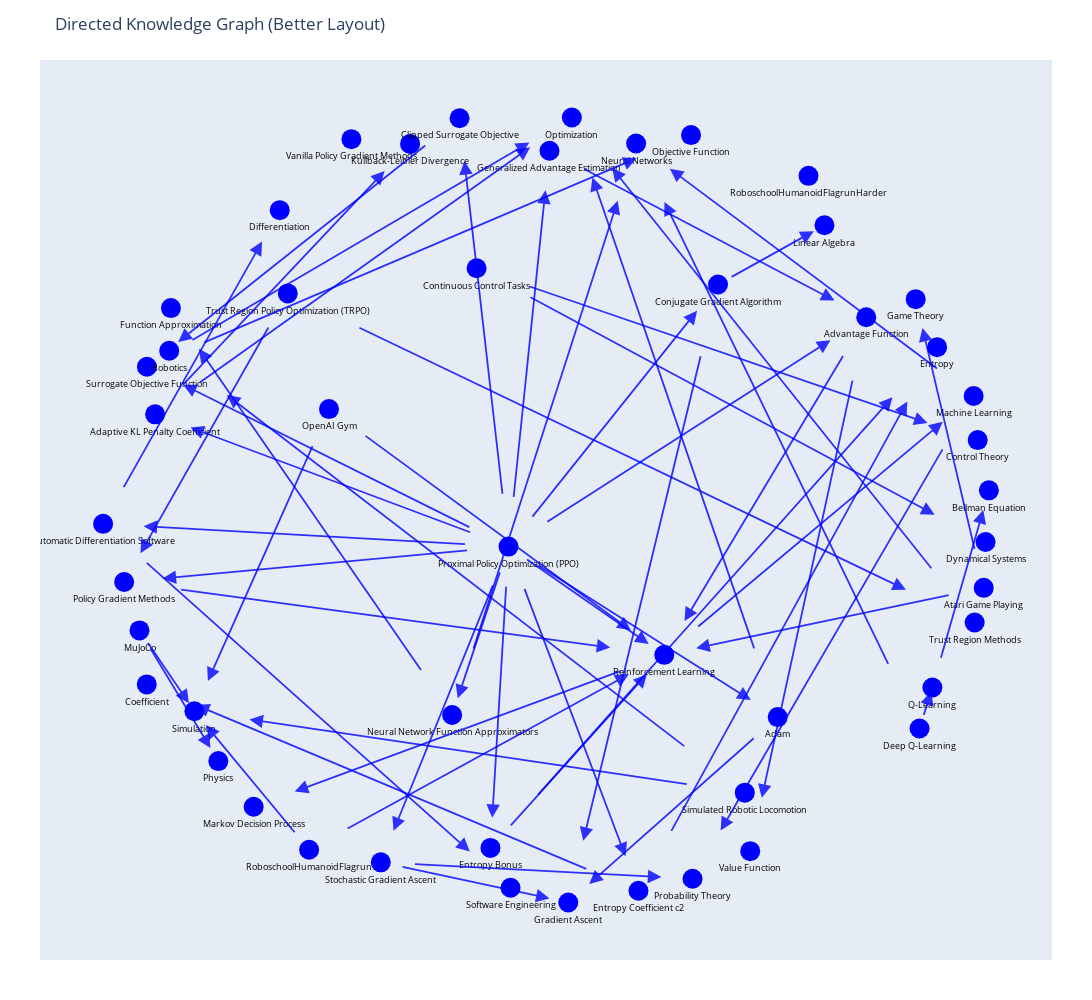

Source (notebook cell):
### Code cell
import json

raw_response = response.choices[0].message.content.strip()

# Find the first `{` and the last `}` to extract the valid JSON block
start = raw_response.find('{')
end = raw_response.rfind('}') + 1  # Include the closing }

# Slice and parse
json_text = raw_response[start:end]

try:
    parsed = json.loads(json_text)
    filtered_relations = set(tuple(doublet) for doublet in parsed["filtered_relations"])
    print("✅ Parsed successfully.")
except json.JSONDecodeError as e:
    print("❌ JSON parsing failed:", e)
    print("Extracted JSON:\n", repr(json_text))

graph.relations = list(filtered_relations)
fig = create_directed_graph_from_graph_object(graph)
fig.show()

### Figure 1 — Plotly figure (JSON) as saved in the notebook; plotly's stock layout.template omitted (floating-point values rounded to 4 significant figures)
{"data": [{"hoverinfo": "text", "marker": {"color": "blue", "size": 20}, "mode": "markers+text", "showlegend": false, "text": ["Bellman Equation", "Objective Function", "Entropy", "Surrogate Objective Function", "Advantage Function", "Robotics", "Atari Game Playing", "Control Theory", "Proximal Policy Optimization (PPO)", "Policy Gradient Methods", "OpenAI Gym", "Linear Algebra", "Adaptive KL Penalty Coefficient", "Trust Region Policy Optimization (TRPO)", "Simulated Robotic Locomotion", "Simulation", "Trust Region Methods", "Coefficient", "Vanilla Policy Gradient Methods", "Q-Learning", "RoboschoolHumanoidFlagrunHarder", "Physics", "Machine Learning", "Neural Network Function Approximators", "Adam", "Stochastic Gradient Ascent", "Probability Theory", "Optimization", "Conjugate Gradient Algorithm", "Function Approximation", "Continuous Control Tasks", "Automatic Differentiation Software", "Dynamical Systems", "Software Engineering", "Reinforcement Learning", "Gradient Ascent", "Deep Q-Learning", "Neural Networks", "Value Function", "Markov Decision Process", "Entropy Coefficient c2", "Kullback-Leibler Divergence", "Clipped Surrogate Objective", "Entropy Bonus", "MuJoCo", "RoboschoolHumanoidFlagrun", "Generalized Advantage Estimation", "Differentiation", "Game Theory"], "textfont": {"color": "black", "size": 9}, "textposition": "bottom center", "type": "scatter", "x": [9.634, 3.031, 8.486, -9.029, 6.915, -8.534, 9.519, 9.385, -1.014, -9.533, -4.993, 5.989, -8.847, -5.907, 4.223, -7.976, 9.318, -9.032, -4.496, 8.382, 5.636, -7.446, 9.296, -2.264, 4.953, -3.845, 3.065, 0.39, 3.629, -8.497, -1.722, -10, 9.56, -0.9688, 2.439, 0.3108, 8.096, 1.814, 4.344, -6.663, 1.867, -3.196, -2.099, -1.414, -9.193, -5.433, -0.1057, -6.085, 8.011], "y": [0.3913, 9.106, 3.904, 3.423, 4.638, 3.816, -2.0, 1.624, -0.9877, -1.856, 2.384, 6.893, 2.257, 5.222, -7.023, -5.027, -2.851, -4.368, 9.006, -4.445, 8.107, -6.248, 2.707, -5.119, -5.169, -8.732, -9.135, 9.537, 5.442, 4.863, 5.839, -0.43, -0.875, -9.356, -3.643, -9.717, -5.449, 8.898, -8.459, -7.369, -9.428, 8.889, 9.52, -8.379, -3.044, -8.422, 8.721, 7.263, 5.082]}], "layout": {"annotations": [{"arrowcolor": "blue", "arrowhead": 2, "arrowsize": 1.5, "arrowwidth": 1.8, "ax": -8.087, "axref": "x", "ay": 4.035, "ayref": "y", "opacity": 0.8, "showarrow": true, "x": -0.5519, "xref": "x", "y": 8.926, "yref": "y"}, {"arrowcolor": "blue", "arrowhead": 2, "arrowsize": 1.5, "arrowwidth": 1.8, "ax": -7.823, "axref": "x", "ay": 3.991, "ayref": "y", "opacity": 0.8, "showarrow": true, "x": 1.825, "xref": "x", "y": 8.538, "yref": "y"}, {"arrowcolor": "blue", "arrowhead": 2, "arrowsize": 1.5, "arrowwidth": 1.8, "ax": 6.658, "axref": "x", "ay": 3.328, "ayref": "y", "opacity": 0.8, "showarrow": true, "x": 4.601, "xref": "x", "y": -7.149, "yref": "y"}, {"arrowcolor": "blue", "arrowhead": 2, "arrowsize": 1.5, "arrowwidth": 1.8, "ax": 6.468, "axref": "x", "ay": 3.81, "ayref": "y", "opacity": 0.8, "showarrow": true, "x": 2.886, "xref": "x", "y": -2.815, "yref": "y"}, {"arrowcolor": "blue", "arrowhead": 2, "arrowsize": 1.5, "arrowwidth": 1.8, "ax": 9.368, "axref": "x", "ay": -1.292, "ayref": "y", "opacity": 0.8, "showarrow": true, "x": 8.162, "xref": "x", "y": 4.374, "yref": "y"}, {"arrowcolor": "blue", "arrowhead": 2, "arrowsize": 1.5, "arrowwidth": 1.8, "ax": 8.811, "axref": "x", "ay": -2.164, "ayref": "y", "opacity": 0.8, "showarrow": true, "x": 3.147, "xref": "x", "y": -3.479, "yref": "y"}, {"arrowcolor": "blue", "arrowhead": 2, "arrowsize": 1.5, "arrowwidth": 1.8, "ax": -1.123, "axref": "x", "ay": 0.06307, "ayref": "y", "opacity": 0.8, "showarrow": true, "x": -1.991, "xref": "x", "y": 8.469, "yref": "y"}, {"arrowcolor": "blue", "arrowhead": 2, "arrowsize": 1.5, "arrowwidth": 1.8, "ax": -0.5497, "axref": "x", "ay": -0.3448, "ayref": "y", "opacity": 0.8, "showarrow": true, "x": 3.165, "xref": "x", "y": 4.799, "yref": "y"}, {"arrowcolor": "blue", "arrowhead": 2, "arrowsize": 1.5, "arrowwidth": 1.8, "ax": -1.866, "axref": "x", "ay": -1.075, "ayref": "y", "opacity": 0.8, "showarrow": true, "x": -8.681, "xref": "x", "y": -1.769, "yref": "y"}, {"arrowcolor": "blue", "arrowhead": 2, "arrowsize": 1.5, "arrowwidth": 1.8, "ax": -0.4174, "axref": "x", "ay": -1.406, "ayref": "y", "opacity": 0.8, "showarrow": true, "x": 4.356, "xref": "x", "y": -4.751, "yref": "y"}, {"arrowcolor": "blue", "arrowhead": 2, "arrowsize": 1.5, "arrowwidth": 1.8, "ax": -0.6688, "axref": "x", "ay": -1.253, "ayref": "y", "opacity": 0.8, "showarrow": true, "x": 2.093, "xref": "x", "y": -3.378, "yref": "y"}, {"arrowcolor": "blue", "arrowhead": 2, "arrowsize": 1.5, "arrowwidth": 1.8, "ax": -0.726, "axref": "x", "ay": -1.832, "ayref": "y", "opacity": 0.8, "showarrow": true, "x": 1.579, "xref": "x", "y": -8.584, "yref": "y"}, {"arrowcolor": "blue", "arrowhead": 2, "arrowsize": 1.5, "arrowwidth": 1.8, "ax": -1.913, "axref": "x", "ay": -0.9319, "ayref": "y", "opacity": 0.8, "showarrow": true, "x": -9.101, "xref": "x", "y": -0.4858, "yref": "y"}, {"arrowcolor": "blue", "arrowhead": 2, "arrowsize": 1.5, "arrowwidth": 1.8, "ax": -1.797, "axref": "x", "ay": -0.6633, "ayref": "y", "opacity": 0.8, "showarrow": true, "x": -8.064, "xref": "x", "y": 1.932, "yref": "y"}, {"arrowcolor": "blue", "arrowhead": 2, "arrowsize": 1.5, "arrowwidth": 1.8, "ax": -1.054, "axref": "x", "ay": -1.727, "ayref": "y", "opacity": 0.8, "showarrow": true, "x": -1.374, "xref": "x", "y": -7.64, "yref": "y"}, {"arrowcolor": "blue", "arrowhead": 2, "arrowsize": 1.5, "arrowwidth": 1.8, "ax": -0.2212, "axref": "x", "ay": -0.4251, "ayref": "y", "opacity": 0.8, "showarrow": true, "x": 6.122, "xref": "x", "y": 4.076, "yref": "y"}, {"arrowcolor": "blue", "arrowhead": 2, "arrowsize": 1.5, "arrowwidth": 1.8, "ax": -1.297, "axref": "x", "ay": -1.762, "ayref": "y", "opacity": 0.8, "showarrow": true, "x": -3.562, "xref": "x", "y": -7.958, "yref": "y"}, {"arrowcolor": "blue", "arrowhead": 2, "arrowsize": 1.5, "arrowwidth": 1.8, "ax": -1.139, "axref": "x", "ay": -1.401, "ayref": "y", "opacity": 0.8, "showarrow": true, "x": -2.139, "xref": "x", "y": -4.706, "yref": "y"}, {"arrowcolor": "blue", "arrowhead": 2, "arrowsize": 1.5, "arrowwidth": 1.8, "ax": -0.9233, "axref": "x", "ay": -0.01679, "ayref": "y", "opacity": 0.8, "showarrow": true, "x": -0.1966, "xref": "x", "y": 7.75, "yref": "y"}, {"arrowcolor": "blue", "arrowhead": 2, "arrowsize": 1.5, "arrowwidth": 1.8, "ax": -1.816, "axref": "x", "ay": -0.5466, "ayref": "y", "opacity": 0.8, "showarrow": true, "x": -8.227, "xref": "x", "y": 2.982, "yref": "y"}, {"arrowcolor": "blue", "arrowhead": 2, "arrowsize": 1.5, "arrowwidth": 1.8, "ax": -8.336, "axref": "x", "ay": -2.035, "ayref": "y", "opacity": 0.8, "showarrow": true, "x": 1.241, "xref": "x", "y": -3.464, "yref": "y"}, {"arrowcolor": "blue", "arrowhead": 2, "arrowsize": 1.5, "arrowwidth": 1.8, "ax": -4.25, "axref": "x", "ay": 1.781, "ayref": "y", "opacity": 0.8, "showarrow": true, "x": 1.695, "xref": "x", "y": -3.04, "yref": "y"}, {"arrowcolor": "blue", "arrowhead": 2, "arrowsize": 1.5, "arrowwidth": 1.8, "ax": -5.291, "axref": "x", "ay": 1.643, "ayref": "y", "opacity": 0.8, "showarrow": true, "x": -7.678, "xref": "x", "y": -4.286, "yref": "y"}, {"arrowcolor": "blue", "arrowhead": 2, "arrowsize": 1.5, "arrowwidth": 1.8, "ax": -8.282, "axref": "x", "ay": 2.92, "ayref": "y", "opacity": 0.8, "showarrow": true, "x": -3.761, "xref": "x", "y": 8.226, "yref": "y"}, {"arrowcolor": "blue", "arrowhead": 2, "arrowsize": 1.5, "arrowwidth": 1.8, "ax": -7.923, "axref": "x", "ay": 2.985, "ayref": "y", "opacity": 0.8, "showarrow": true, "x": -0.5337, "xref": "x", "y": 8.809, "yref": "y"}, {"arrowcolor": "blue", "arrowhead": 2, "arrowsize": 1.5, "arrowwidth": 1.8, "ax": -6.27, "axref": "x", "ay": 4.515, "ayref": "y", "opacity": 0.8, "showarrow": true, "x": -9.171, "xref": "x", "y": -1.148, "yref": "y"}, {"arrowcolor": "blue", "arrowhead": 2, "arrowsize": 1.5, "arrowwidth": 1.8, "ax": -4.385, "axref": "x", "ay": 4.415, "ayref": "y", "opacity": 0.8, "showarrow": true, "x": 7.796, "xref": "x", "y": -2.043, "yref": "y"}, {"arrowcolor": "blue", "arrowhead": 2, "arrowsize": 1.5, "arrowwidth": 1.8, "ax": 3.003, "axref": "x", "ay": -6.823, "ayref": "y", "opacity": 0.8, "showarrow": true, "x": -6.756, "xref": "x", "y": -5.227, "yref": "y"}, {"arrowcolor": "blue", "arrowhead": 2, "arrowsize": 1.5, "arrowwidth": 1.8, "ax": 2.947, "axref": "x", "ay": -5.939, "ayref": "y", "opacity": 0.8, "showarrow": true, "x": -7.258, "xref": "x", "y": 2.732, "yref": "y"}, {"arrowcolor": "blue", "arrowhead": 2, "arrowsize": 1.5, "arrowwidth": 1.8, "ax": 8.425, "axref": "x", "ay": -1.612, "ayref": "y", "opacity": 0.8, "showarrow": true, "x": 1.283, "xref": "x", "y": 8.298, "yref": "y"}, {"arrowcolor": "blue", "arrowhead": 2, "arrowsize": 1.5, "arrowwidth": 1.8, "ax": 8.507, "axref": "x", "ay": -3.961, "ayref": "y", "opacity": 0.8, "showarrow": true, "x": 9.509, "xref": "x", "y": -0.0923, "yref": "y"}, {"arrowcolor": "blue", "arrowhead": 2, "arrowsize": 1.5, "arrowwidth": 1.8, "ax": 8.548, "axref": "x", "ay": 3.326, "ayref": "y", "opacity": 0.8, "showarrow": true, "x": 2.563, "xref": "x", "y": 8.279, "yref": "y"}, {"arrowcolor": "blue", "arrowhead": 2, "arrowsize": 1.5, "arrowwidth": 1.8, "ax": 8.673, "axref": "x", "ay": 1.523, "ayref": "y", "opacity": 0.8, "showarrow": true, "x": 3.688, "xref": "x", "y": -7.951, "yref": "y"}, {"arrowcolor": "blue", "arrowhead": 2, "arrowsize": 1.5, "arrowwidth": 1.8, "ax": -1.856, "axref": "x", "ay": -3.718, "ayref": "y", "opacity": 0.8, "showarrow": true, "x": 1.407, "xref": "x", "y": 7.497, "yref": "y"}, {"arrowcolor": "blue", "arrowhead": 2, "arrowsize": 1.5, "arrowwidth": 1.8, "ax": -2.887, "axref": "x", "ay": -4.121, "ayref": "y", "opacity": 0.8, "showarrow": true, "x": -7.874, "xref": "x", "y": 3.864, "yref": "y"}, {"arrowcolor": "blue", "arrowhead": 2, "arrowsize": 1.5, "arrowwidth": 1.8, "ax": 4.497, "axref": "x", "ay": -3.699, "ayref": "y", "opacity": 0.8, "showarrow": true, "x": 0.8463, "xref": "x", "y": 8.066, "yref": "y"}, {"arrowcolor": "blue", "arrowhead": 2, "arrowsize": 1.5, "arrowwidth": 1.8, "ax": 4.489, "axref": "x", "ay": -5.624, "ayref": "y", "opacity": 0.8, "showarrow": true, "x": 0.775, "xref": "x", "y": -9.263, "yref": "y"}, {"arrowcolor": "blue", "arrowhead": 2, "arrowsize": 1.5, "arrowwidth": 1.8, "ax": -3.429, "axref": "x", "ay": -8.831, "ayref": "y", "opacity": 0.8, "showarrow": true, "x": -0.1048, "xref": "x", "y": -9.619, "yref": "y"}, {"arrowcolor": "blue", "arrowhead": 2, "arrowsize": 1.5, "arrowwidth": 1.8, "ax": -3.154, "axref": "x", "ay": -8.772, "ayref": "y", "opacity": 0.8, "showarrow": true, "x": 2.374, "xref": "x", "y": -9.095, "yref": "y"}, {"arrowcolor": "blue", "arrowhead": 2, "arrowsize": 1.5, "arrowwidth": 1.8, "ax": 3.865, "axref": "x", "ay": 5.587, "ayref": "y", "opacity": 0.8, "showarrow": true, "x": 5.753, "xref": "x", "y": 6.748, "yref": "y"}, {"arrowcolor": "blue", "arrowhead": 2, "arrowsize": 1.5, "arrowwidth": 1.8, "ax": 3.298, "axref": "x", "ay": 3.926, "ayref": "y", "opacity": 0.8, "showarrow": true, "x": 0.6427, "xref": "x", "y": -8.201, "yref": "y"}, {"arrowcolor": "blue", "arrowhead": 2, "arrowsize": 1.5, "arrowwidth": 1.8, "ax": -0.5933, "axref": "x", "ay": 5.167, "ayref": "y", "opacity": 0.8, "showarrow": true, "x": 8.432, "xref": "x", "y": -0.2036, "yref": "y"}, {"arrowcolor": "blue", "arrowhead": 2, "arrowsize": 1.5, "arrowwidth": 1.8, "ax": -0.6109, "axref": "x", "ay": 5.417, "ayref": "y", "opacity": 0.8, "showarrow": true, "x": 8.274, "xref": "x", "y": 2.046, "yref": "y"}, {"arrowcolor": "blue", "arrowhead": 2, "arrowsize": 1.5, "arrowwidth": 1.8, "ax": -9.608, "axref": "x", "ay": 0.3394, "ayref": "y", "opacity": 0.8, "showarrow": true, "x": -6.476, "xref": "x", "y": 6.494, "yref": "y"}, {"arrowcolor": "blue", "arrowhead": 2, "arrowsize": 1.5, "arrowwidth": 1.8, "ax": -9.097, "axref": "x", "ay": -1.323, "ayref": "y", "opacity": 0.8, "showarrow": true, "x": -1.872, "xref": "x", "y": -8.464, "yref": "y"}, {"arrowcolor": "blue", "arrowhead": 2, "arrowsize": 1.5, "arrowwidth": 1.8, "ax": 1.528, "axref": "x", "ay": -4.016, "ayref": "y", "opacity": 0.8, "showarrow": true, "x": -5.753, "xref": "x", "y": -6.997, "yref": "y"}, {"arrowcolor": "blue", "arrowhead": 2, "arrowsize": 1.5, "arrowwidth": 1.8, "ax": 3.124, "axref": "x", "ay": -3.008, "ayref": "y", "opacity": 0.8, "showarrow": true, "x": 8.61, "xref": "x", "y": 2.072, "yref": "y"}, {"arrowcolor": "blue", "arrowhead": 2, "arrowsize": 1.5, "arrowwidth": 1.8, "ax": 8.125, "axref": "x", "ay": -5.349, "ayref": "y", "opacity": 0.8, "showarrow": true, "x": 8.353, "xref": "x", "y": -4.545, "yref": "y"}, {"arrowcolor": "blue", "arrowhead": 2, "arrowsize": 1.5, "arrowwidth": 1.8, "ax": 7.468, "axref": "x", "ay": -4.014, "ayref": "y", "opacity": 0.8, "showarrow": true, "x": 2.443, "xref": "x", "y": 7.464, "yref": "y"}, {"arrowcolor": "blue", "arrowhead": 2, "arrowsize": 1.5, "arrowwidth": 1.8, "ax": 2.529, "axref": "x", "ay": -8.095, "ayref": "y", "opacity": 0.8, "showarrow": true, "x": 7.824, "xref": "x", "y": 2.571, "yref": "y"}, {"arrowcolor": "blue", "arrowhead": 2, "arrowsize": 1.5, "arrowwidth": 1.8, "ax": 0.7768, "axref": "x", "ay": -8.922, "ayref": "y", "opacity": 0.8, "showarrow": true, "x": -7.942, "xref": "x", "y": -4.874, "yref": "y"}, {"arrowcolor": "blue", "arrowhead": 2, "arrowsize": 1.5, "arrowwidth": 1.8, "ax": -2.792, "axref": "x", "ay": 8.91, "ayref": "y", "opacity": 0.8, "showarrow": true, "x": -8.336, "xref": "x", "y": 4.033, "yref": "y"}, {"arrowcolor": "blue", "arrowhead": 2, "arrowsize": 1.5, "arrowwidth": 1.8, "ax": -1.029, "axref": "x", "ay": -7.905, "ayref": "y", "opacity": 0.8, "showarrow": true, "x": 2.053, "xref": "x", "y": -4.117, "yref": "y"}, {"arrowcolor": "blue", "arrowhead": 2, "arrowsize": 1.5, "arrowwidth": 1.8, "ax": -0.4244, "axref": "x", "ay": -7.151, "ayref": "y", "opacity": 0.8, "showarrow": true, "x": 7.496, "xref": "x", "y": 2.676, "yref": "y"}, {"arrowcolor": "blue", "arrowhead": 2, "arrowsize": 1.5, "arrowwidth": 1.8, "ax": -9.018, "axref": "x", "ay": -3.365, "ayref": "y", "opacity": 0.8, "showarrow": true, "x": -7.621, "xref": "x", "y": -5.928, "yref": "y"}, {"arrowcolor": "blue", "arrowhead": 2, "arrowsize": 1.5, "arrowwidth": 1.8, "ax": -9.071, "axref": "x", "ay": -3.243, "ayref": "y", "opacity": 0.8, "showarrow": true, "x": -8.098, "xref": "x", "y": -4.829, "yref": "y"}, {"arrowcolor": "blue", "arrowhead": 2, "arrowsize": 1.5, "arrowwidth": 1.8, "ax": -4.646, "axref": "x", "ay": -7.944, "ayref": "y", "opacity": 0.8, "showarrow": true, "x": 1.651, "xref": "x", "y": -4.121, "yref": "y"}, {"arrowcolor": "blue", "arrowhead": 2, "arrowsize": 1.5, "arrowwidth": 1.8, "ax": -5.688, "axref": "x", "ay": -8.083, "ayref": "y", "opacity": 0.8, "showarrow": true, "x": -7.722, "xref": "x", "y": -5.367, "yref": "y"}, {"arrowcolor": "blue", "arrowhead": 2, "arrowsize": 1.5, "arrowwidth": 1.8, "ax": 0.5964, "axref": "x", "ay": 8.313, "ayref": "y", "opacity": 0.8, "showarrow": true, "x": 6.213, "xref": "x", "y": 5.046, "yref": "y"}], "autosize": true, "dragmode": "pan", "height": 1000, "hovermode": "closest", "margin": {"b": 40, "l": 40, "r": 40, "t": 60}, "title": {"text": "Directed Knowledge Graph (Better Layout)"}, "width": 1200, "xaxis": {"showgrid": false, "showticklabels": false, "zeroline": false}, "yaxis": {"showgrid": false, "showticklabels": false, "zeroline": false}}}
